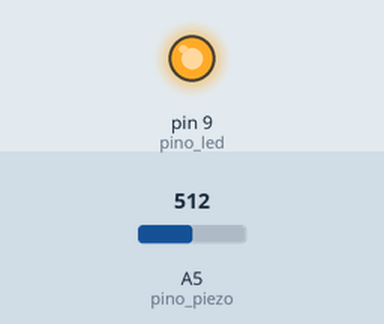
Simulated run of this sketch. Board: Arduino Uno, built with avr-gcc and run on an emulated ATmega328P. Parts: output pins drawn as LEDs (lit = HIGH). Inputs (shaded band) come from the test bench; at power-on: A5 (pino_piezo) = 512.

Above: at 1.8 s.
1.9 s: A5 (pino_piezo) set to 129
3.4 s: A5 (pino_piezo) set to 109
At 5.5 s:
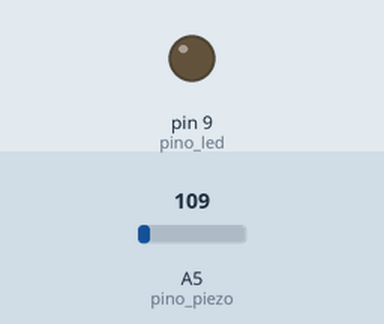
Timing chart, 0 to 7.0 s (numbered marks = the images above; inputs shaded):
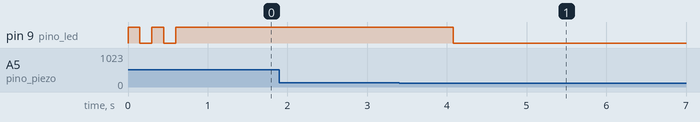

Measured:
- the behaviour switches between 120 and 119 on A5 (pino_piezo) (found by bisection; images 0 and 1)
- after the input at 1.9 s, every drawn part: stays the same
- after the input at 3.4 s, pin 9 (pino_led): HIGH → LOW after 0.68 s
- by itself, pin 9 (pino_led): alternates HIGH for 0.15 s and LOW for 0.15 s, 4 changes in all, then stays HIGH

The sketch:

projeto13-sensor_batida_piezo.ino
```cpp
int pino_led = 9;
int pino_piezo = 5;
int limiar = 120; // valor do sensor a ser atingido antes da ativação
int valor_sensor = 0;
float valor_led = 0;


void setup() {
     pinMode(pino_led, OUTPUT);
     // pisca o LED duas vezes para sinalizar que o programa iniciou
     digitalWrite(pino_led, HIGH); delay(150); digitalWrite(pino_led, LOW); delay(150);
     digitalWrite(pino_led, HIGH); delay(150); digitalWrite(pino_led, LOW); delay(150);
}

void loop() {
     valor_sensor = analogRead(pino_piezo);

     if (valor_sensor >= limiar) {
         valor_led = 255;
     }

     analogWrite(pino_led, int(valor_led)); // escreve o valor do brilho no LED
     valor_led -= 0.05;

     if (valor_led <= 0) { valor_led = 0;} // o valor não vai ficar abaixo de 0
}
```
